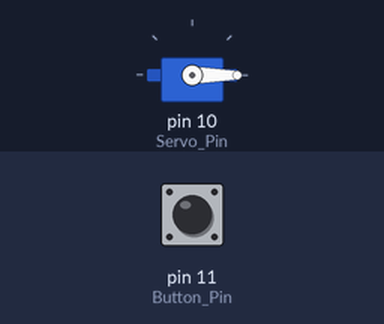
The sketch below on a simulated Arduino Uno, built with avr-gcc and run on an emulated ATmega328P. Shown: servo. Inputs (shaded band) come from the test bench; at power-on: pin 11 (Button_Pin) HIGH.

Above: at 1.2 s.
1.3 s: pin 11 (Button_Pin) pulled LOW for 0.15 s
At 2.5 s:
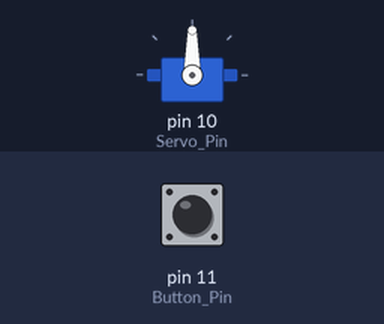
2.9 s: pin 11 (Button_Pin) pulled LOW for 1 s
At 3.8 s:
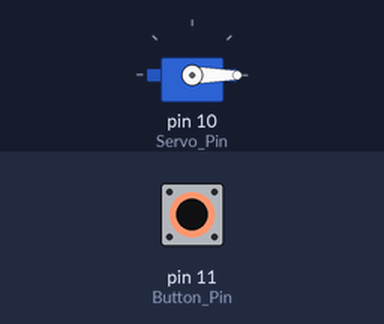
5.4 s: pin 11 (Button_Pin) pulled LOW for 3.2 s
At 5.7 s:
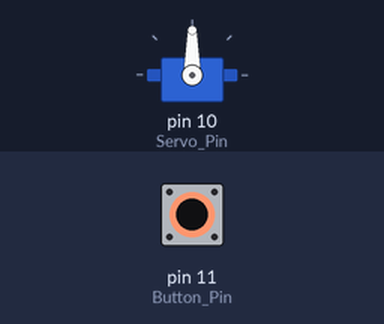
Timing chart, 0 to 8.4 s (numbered marks = the images above; inputs shaded):
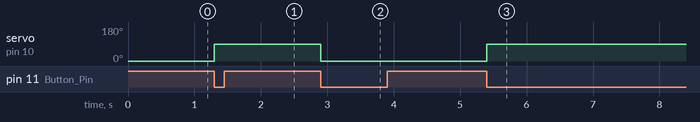

The sketch:

Latch_Control.ino
```cpp
//Program to control latch of shooting mechanism using a button

#include <Servo.h>

#define Button_Pin 11
#define Servo_Pin 10

Servo myservo;

// Variable to store servo angle
int pos = 0;

// For button debouncing
int buttonState=1;
int state=0;
int prevState=1;

long int t1;

void setup() {
  myservo.attach(Servo_Pin);
  pinMode(Button_Pin,INPUT_PULLUP);

  // Set angle of servo to initial angle
  myservo.write(pos);
}

void loop() {
  buttonState=digitalRead(Button_Pin);
  if(buttonState){
    prevState=1;
  }
  if(buttonState==LOW && buttonState!=prevState){
    prevState=buttonState;
    // Toggle between 0 and 90 degrees
    if(state==90){
      myservo.write(0);
      state=0;
    }
    else{
      myservo.write(90);
      state=90;
    }
    delay(500);
  }
}
```

Measured:
- after the input at 1.3 s, servo on pin 10 (Servo_Pin): 0° → 90° at once
- after the input at 2.9 s, servo on pin 10 (Servo_Pin): 90° → 0° at once
- after the input at 5.4 s, servo on pin 10 (Servo_Pin): 0° → 90° at once
